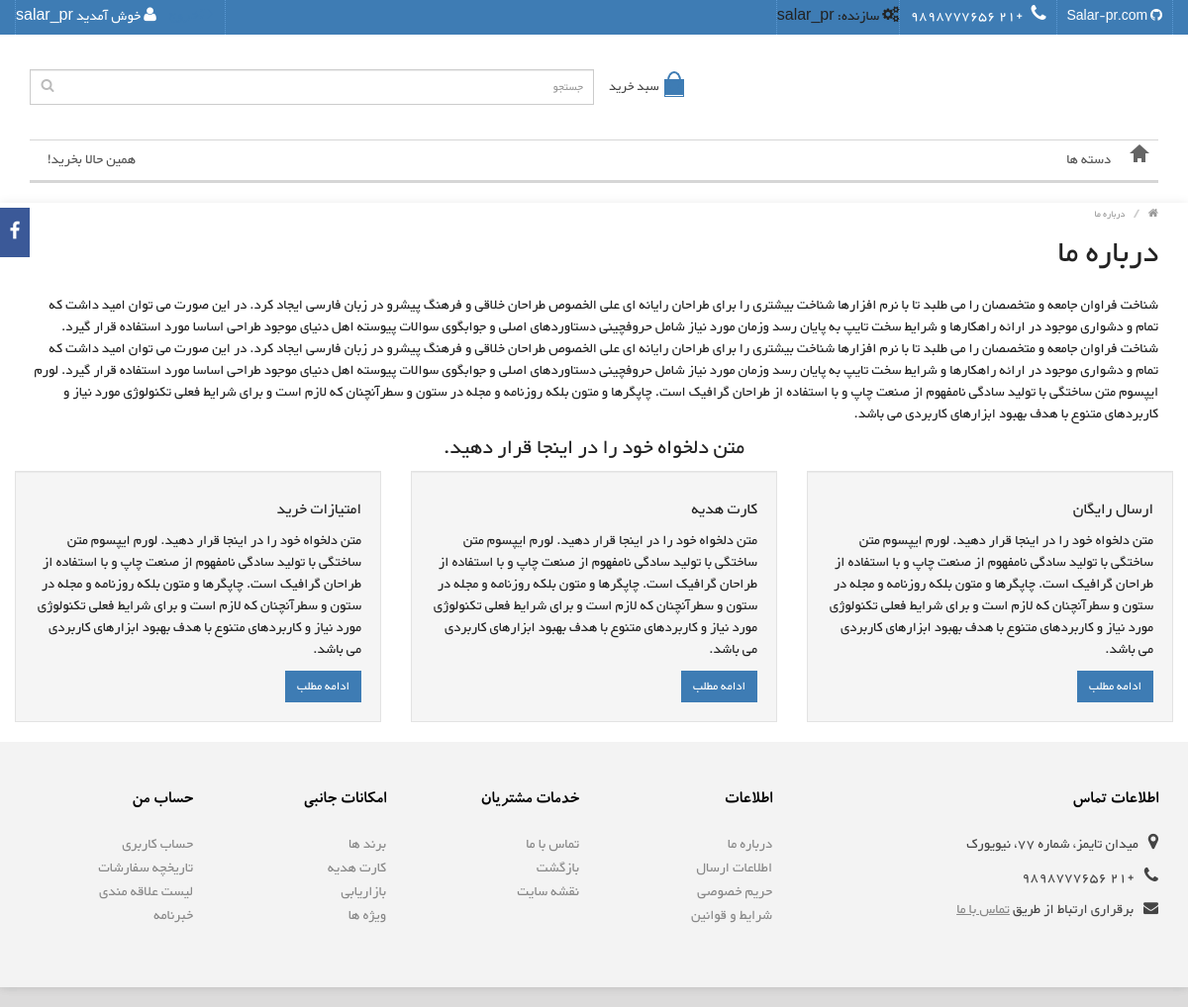
Page /about_us/ (signed in) on the committed database.
### account/models.py (models this page shows, shortened)
class User(AbstractUser):
    email = models.EmailField(unique=True)
    phone = models.CharField(max_length=15)

### about_us/models.py (models this page shows)
class AboutUs(models.Model):
  title = models.CharField(max_length=50)
  text = models.TextField()
  img = models.ImageField(upload_to="about_us",width_field=100,height_field=150,null=True,blank=True)
  class Meta:
        verbose_name = "AboutUS"
        verbose_name_plural = "درباره ما"

### about_us/views.py (the view)
# urls.py: path("about_us/", views.about_us, name="about_us"),
def about_us(request):
    about_us = AboutUs.objects.all()
    product_count_sold = Product.objects.filter(count_sold__gte=36).order_by('-count_sold')[:5]
    product_created_at = Product.objects.order_by('-created_at')[:5]
    special_products = Product.objects.filter(
        is_special=True).order_by('-discount')
    context = {
        'special_products':special_products,
        'product_count_sold':product_count_sold,
        'product_created_at':product_created_at,
        'about_us':about_us,
    }
    return render(request, 'product/about-us.html', context)

### account/templatetags/cart.py (called while the page is built)
@register.inclusion_tag("product_order/templatetags/cart.html", takes_context=True)
def get_cart_items(context):
    request = context["request"]
    order,created = Order.objects.get_or_create(
            owner = request.user,
            status=Order.OrderStatus.PENDING,)
    items = order.items.all()
    context = {
        "order":order,
        "items":items,
        "total_price": order.get_total_price() if order else 0,
    }
    return context

### product/templatetags/product_tags.py (called while the page is built)
@register.inclusion_tag('product/templatetags/menu.html')
def get_categories():
    categories = Category.objects.filter(parent__isnull=True)
    return {
        "categories":categories,
    }

### product_order/models.py (called while the page is built)
    def get_total_price(self):
        return sum(item.get_total_price() for item in self.items.all())

    def get_total_price(self):
        return self.price * self.count

### templates/product/about-us.html (shortened to what this page needs)
{% extends "_base.html" %}
{% load static %}
{% block content %}
<div class="wrapper-wide">
  <div id="container">
    <div class="container">
      <ul class="breadcrumb">
        <li><a href="index.html"><i class="fa fa-home"></i></a></li>
        <li><a href="about-us.html">درباره ما</a></li>
      </ul>
      <div class="row">
        <div id="content" class="col-sm-12">
          {% for a_s in about_us %}
          <h1 class="title">{{a_s.title}}</h1>
          <div class="row">
            <div class="col-sm-12">
                <p>{{a_s.text}}</p>
              </div>
              {% endfor %}
              <h3 class="text-center">متن دلخواه خود را در اینجا قرار دهید.</h3>
              <div class="row">
                <div class="col-sm-4">
              <div class="well">
                <h4>ارسال رایگان</h4>
                <p>متن دلخواه خود را در اینجا قرار دهید. لورم ایپسوم متن ساختگی با تولید سادگی نامفهوم از صنعت چاپ و با استفاده از طراحان گرافیک است. چاپگرها و متون بلکه روزنامه و مجله در ستون و سطرآنچنان که لازم است و برای شرایط فعلی تکنولوژی مورد نیاز و کاربردهای متنوع با هدف بهبود ابزارهای کاربردی می باشد.</p>
                <a href="" class="btn btn-primary">ادامه مطلب</a> </div>
            </div>
            <div class="col-sm-4">
              <div class="well">
                <h4>کارت هدیه</h4>
                <p>متن دلخواه خود را در اینجا قرار دهید. لورم ایپسوم متن ساختگی با تولید سادگی نامفهوم از صنعت چاپ و با استفاده از طراحان گرافیک است. چاپگرها و متون بلکه روزنامه و مجله در ستون و سطرآنچنان که لازم است و برای شرایط فعلی تکنولوژی مورد نیاز و کاربردهای متنوع با هدف بهبود ابزارهای کاربردی می باشد.</p>
                <a href="" class="btn btn-primary">ادامه مطلب</a> </div>
            </div>
            <div class="col-sm-4">
              <div class="well">
                <h4>امتیازات خرید</h4>
                <p>متن دلخواه خود را در اینجا قرار دهید. لورم ایپسوم متن ساختگی با تولید سادگی نامفهوم از صنعت چاپ و با استفاده از طراحان گرافیک است. چاپگرها و متون بلکه روزنامه و مجله در ستون و سطرآنچنان که لازم است و برای شرایط فعلی تکنولوژی مورد نیاز و کاربردهای متنوع با هدف بهبود ابزارهای کاربردی می باشد.</p>
                <a href="" class="btn btn-primary">ادامه مطلب</a> </div>
            </div>
          </div>
        </div>
      </div>
    </div>
  </div>
  <footer id="footer">
    <div class="fpart-first">
      <div class="container">
        <div class="row">
          <div class="contact col-lg-4 col-md-4 col-sm-12 col-xs-12">
            <h5>اطلاعات تماس</h5>
            <ul>
              <li class="address"><i class="fa fa-map-marker"></i>میدان تایمز، شماره 77، نیویورک</li>
              <li class="mobile"><i class="fa fa-phone"></i>+21 9898777656</li>
              <li class="email"><i class="fa fa-envelope"></i>برقراری ارتباط از طریق <a href="contact-us.html">تماس با ما</a>
            </ul>
          </div>
          <div class="column col-lg-2 col-md-2 col-sm-3 col-xs-12">
            <h5>اطلاعات</h5>
            <ul>
              <li><a href="about-us.html">درباره ما</a></li>
              <li><a href="about-us.html">اطلاعات ارسال</a></li>
              <li><a href="about-us.html">حریم خصوصی</a></li>
              <li><a href="about-us.html">شرایط و قوانین</a></li>
            </ul>
          </div>
          <div class="column col-lg-2 col-md-2 col-sm-3 col-xs-12">
            <h5>خدمات مشتریان</h5>
            <ul>
              <li><a href="contact-us.html">تماس با ما</a></li>
              <li><a href="">بازگشت</a></li>
              <li><a href="sitemap.html">نقشه سایت</a></li>
            </ul>
          </div>
          <div class="column col-lg-2 col-md-2 col-sm-3 col-xs-12">
            <h5>امکانات جانبی</h5>
            <ul>
              <li><a href="">برند ها</a></li>
              <li><a href="">کارت هدیه</a></li>
              <li><a href="">بازاریابی</a></li>
              <li><a href="">ویژه ها</a></li>
            </ul>
          </div>
          <div class="column col-lg-2 col-md-2 col-sm-3 col-xs-12">
            <h5>حساب من</h5>
            <ul>
              <li><a href="">حساب کاربری</a></li>
              <li><a href="">تاریخچه سفارشات</a></li>
              <li><a href="">لیست علاقه مندی</a></li>
              <li><a href="">خبرنامه</a></li>
            </ul>
          </div>
        </div>
      </div>
    </div>
  </footer>
  <div id="facebook" class="fb-left sort-order-1">
    <div class="facebook_icon"><i class="fa fa-facebook"></i></div>
{% endblock content %}

### templates/product/includes/navbar.html (shortened to what this page needs)
{% load static %}
<nav id="top" class="htop">
    <div class="container">
        <div class="row">
            <div class="pull-left flip left-top">
                <div class="links">
                    <ul>
                        <li><i class="fa fa-cogs"></i> سازنده: salar_pr</li>
                        <li class="mobile"><i class="fa fa-phone"></i> +21 9898777656</li>
                        <li class="email">
                            <a href="about_us/"><i class="fa fa-github"></i> Salar-pr.com</a>
                        </li>
                    </ul>
                </div>
            </div>
            <div id="top-links" class="nav pull-right flip">
                <ul>
                    {% if request.user.is_authenticated %}
                    <form action="{% url 'logout' %}" method="post" style="display: inline;">
                        <button type="submit" class="btn btn-link" style="background: none; border: none;">
                            <i class="fa fa-sign-out">خروج</i>
                        </button>
                    </form>
                    <li><i class="fa fa-user"></i> خوش آمدید {{ request.user.username }}</li>
                    {% else %}
                    <li><a href="{% url 'login' %}"><i class="fa fa-sign-in"></i> ورود</a></li>
                    <li><a href="{% url 'signup' %}"><i class="fa fa-user-plus"></i> ثبت نام</a></li>
                    {% endif %}
                </ul>
            </div>
        </div>
    </div>
</nav>

### static/product/css/stylesheet.css (style rules this page uses)
html { overflow: -moz-scrollbars-vertical; margin:0; padding:0; -webkit-font-smoothing: antialiased; }
body { background:#dcdbdb; color:#222; font-family:'WYekan', sans-serif; line-height: 22px; }
body { font-size: 16px; }
form { padding:0; margin:0; display:inline; }
a, a b { color:#3e7cb4; text-decoration: none; cursor: pointer; }
.title { margin:0px 0px 20px 0px; }
.wrapper-wide { max-width:100%; background:#fff; box-shadow:0px 0px 10px rgba(0, 0, 0, 0.08); }
#container { text-align:left; margin-top:20px; margin-bottom:20px; }
#content { min-height:400px; }
#header .htop { background:#3e7cb4; }
#header ul, #header ol { list-style:none; padding:0; margin:0; }
#header .links { position: relative; float:left; border-right:1px dotted #5b9ad4; }
#header .links > ul > li { float:left; list-style-type:none; border-left:1px dotted #5b9ad4; }
#header .links > ul > li.mobile, #header .links > ul > li.email { color:#fff; }
#header .links > ul > li.mobile { padding:0 10px; }
#header .links > ul > li > a, #header .links > ul > li .wrap_custom_block > a { padding:0px 10px; color: #fff; text-decoration: none; font-size: 14px; position:relative; display:block; }
#header .links > ul > li .fa-phone, #header .links > ul > li .fa-envelope { font-size:120%; margin-right:5px; }
#header #top-links { color:#fff; border-right:1px dotted #5b9ad4; }
#header #top-links > ul > li { float:left; border-left:1px dotted #5b9ad4; }
#header #top .links > ul > li, #header #top-links > ul > li, #language .btn-link span, #currency .btn-link span { line-height:35px; }
.breadcrumb { color:#c2c2c2; margin-bottom:10px; background:none; padding:0; border-radius:0px; }
.breadcrumb a { color:#999; font-size:11px; }
.product-grid .product-thumb .button-group .add-to-links button, .owl-carousel .product-thumb .button-group .add-to-links button, { padding:2px 6px; }
.btn { padding:6.2px 12px; border:0px none; border-radius:0px; box-shadow:none; -webkit-transition: all 0.3s ease-in-out; -moz-transition: all 0.3s ease-in-out; -o-transition: all 0.3s ease-in-out; -ms-transition: all 0.3s ease-in-out; transition: all 0.3s ease-in-out; }
.btn-primary { background-color:#3e7cb4; color:#ffffff; }
.btn-link { border-color: rgba(0, 0, 0, 0); cursor: pointer; color: #3e7cb4; border-radius: 0; }
.btn-link, .btn-link:active, .btn-link[disabled] { background-color: rgba(0, 0, 0, 0); background-image: none; box-shadow: none; }
#footer .fpart-first { background-color:#f3f3f3; color:#444; padding-top:50px; padding-bottom:50px; }
#footer .fpart-first a { color:#888; }
#footer .fpart-first ul { padding:0; }
#footer h5 { color:#000; font-size: 18px; margin:0px 0 15px 0; padding:0px 0px 7px 0px; font-weight:normal; font-family: BKoodakBold; }
#footer .column ul li { list-style-type:none; }
#footer .column a { text-decoration: none; display:block; padding:3px 0px; line-height:18px; font-size: 16px; -webkit-transition: all 0.3s ease-in-out; -moz-transition: all 0.3s ease-in-out; -o-transition: all 0.3s ease-in-out; -ms-transition: all 0.3s ease-in-out; transition: all 0.3s ease-in-out; }
#footer .contact ul li { font-size: 16px; list-style-type:none; line-height:20px; }
#footer .contact > ul > li > .fa { margin-right:10px; }
#footer .contact > ul > li > .fa-map-marker { font-size:18px; }
#footer .contact > ul > li > .fa-phone { font-size:18px; }
#footer .contact > ul > li > .fa-envelope { font-size:15px; }
#footer .contact ul li + li { margin-top:12px; }
#footer .contact ul li.email a { text-decoration:underline; }
#footer .contact ul li a { -webkit-transition: all 0.3s ease-in-out; -moz-transition: all 0.3s ease-in-out; -o-transition: all 0.3s ease-in-out; -ms-transition: all 0.3s ease-in-out; transition: all 0.3s ease-in-out; }
.sort-order-1 { top:210px; z-index:10000; }
#facebook { position:fixed; width:241px; background:#fff; border:3px solid #3b5998; padding:0px; }
#facebook.fb-left { left:-241px; }
.facebook_icon { width:30px; height:50px; text-align:center; line-height:54px; cursor:pointer; display:block; position:absolute; top:-3px; background-color:#3b5998; }
.fb-left .facebook_icon { right:-33px; }
.twitter_icon .fa-twitter, .facebook_icon .fa-facebook { font-size:19px; color:#FFF; }
.well { border-radius:0px }

### static/product/css/responsive.css (style rules this page uses)
@media only screen and (min-width:992px) { #footer ul, .left-top { display:block!important; } }

### rows in the picture
User: user.username "salar_pr"
AboutUs: title "درباره ما", text "شناخت فراوان جامعه و متخصصان را می طلبد تا با نرم افزارها شناخت بیشتری را برای طراحان رایانه ای علی الخصوص طراحان خلاقی و فرهنگ پیشرو در زبان فارسی ایجاد کرد. در این صورت می توان امید داشت که تمام و دشواری موجود در ارائه راهکارها و شرایط سخت تایپ به پایان رسد وزمان مورد نیاز شامل حروفچینی دستاوردهای اصلی و جوابگوی سوالات پیوسته اهل دنیای موجود طراحی اساسا مورد استفاده قرار گیرد. شناخت فراوان جامعه و متخصصان را می طلبد تا با نرم افزارها شناخت بیشتری را برای طراحان رایانه ای علی الخصوص طراحان خلاقی و فرهنگ پیشرو در زبان فارسی ایجاد کرد. در این صورت می توان امید داشت که تمام و دشواری موجود در ارائه راهکارها و شرایط سخت تایپ به پایان رسد وزمان مورد نیاز شامل حروفچینی دستاوردهای اصلی و جوابگوی…"
